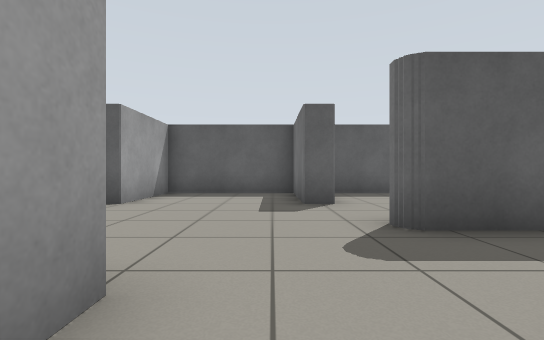
[1] (above)

23 first-person views from a walk through a robot-simulator world made for Gazebo. The camera is 0.68 m above the floor, looks level and sees 85° across. The floor is counted in squares, 1 m on a side. Each view is taken from the middle of a square. On the plan, view 1 faces up. The plan holds only what a view shows up to about 10 squares ahead; the rest is blank.

[2]
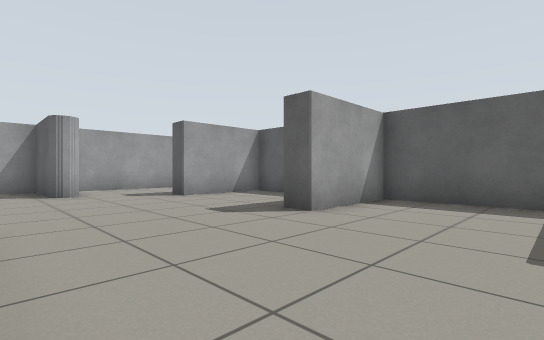

[3]
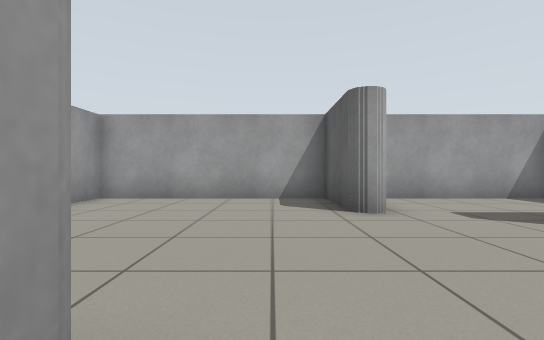

[4]
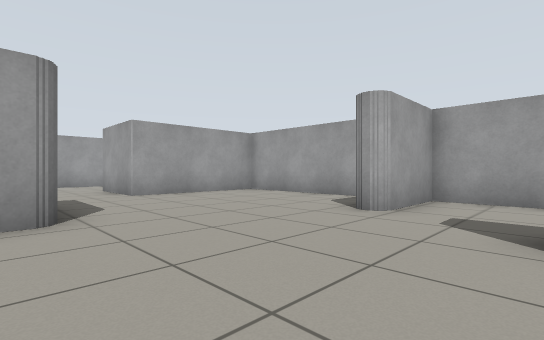

[5]
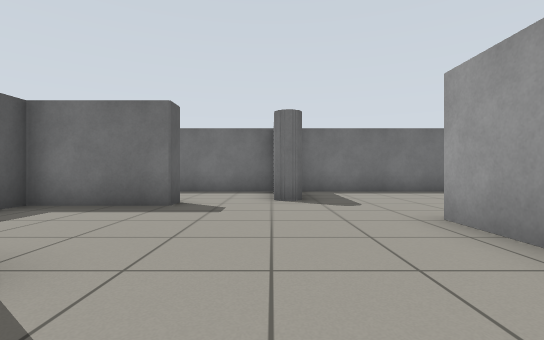

[6]
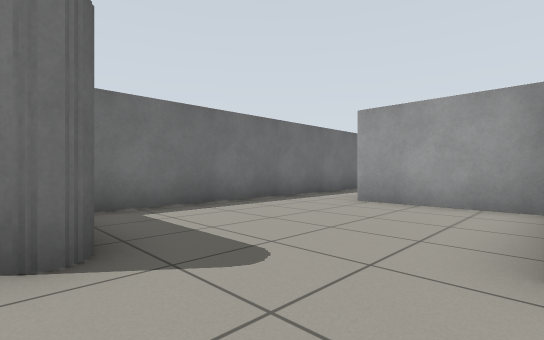

[7]
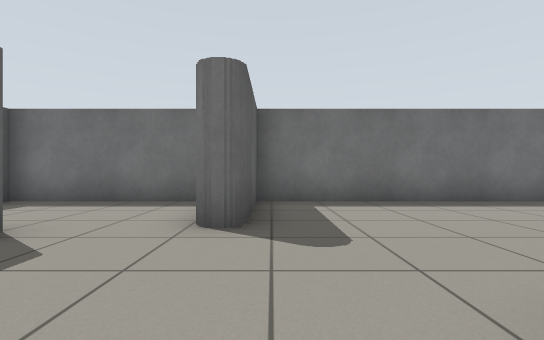

[8]
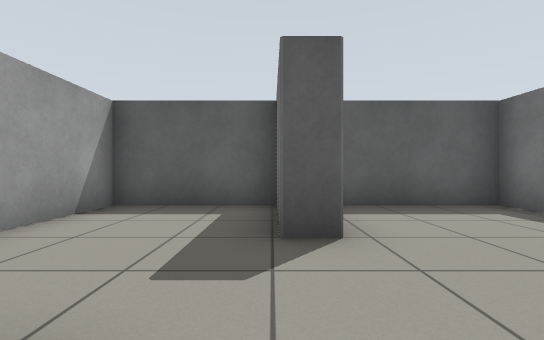

[9]
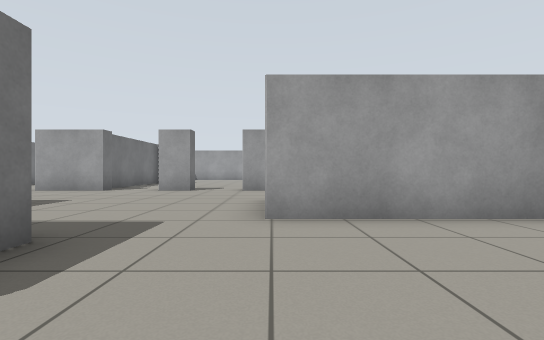

[10]
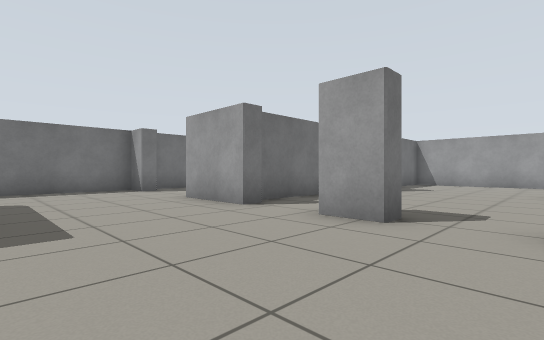

[11]
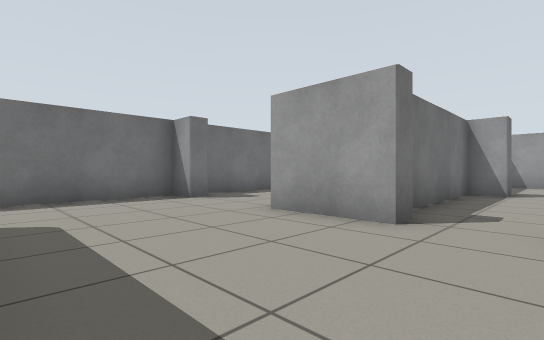

[12]
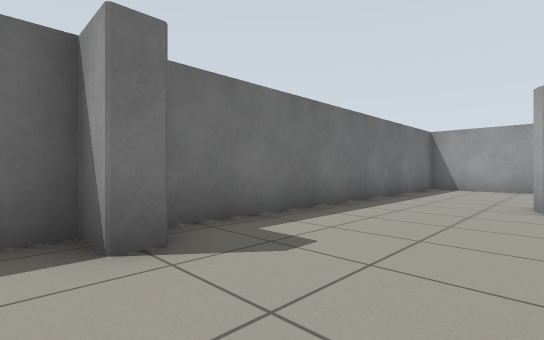

[13]
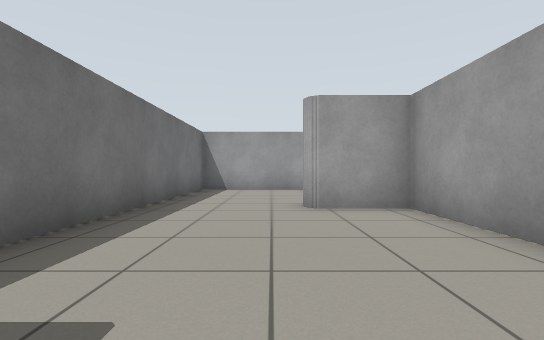

[14]
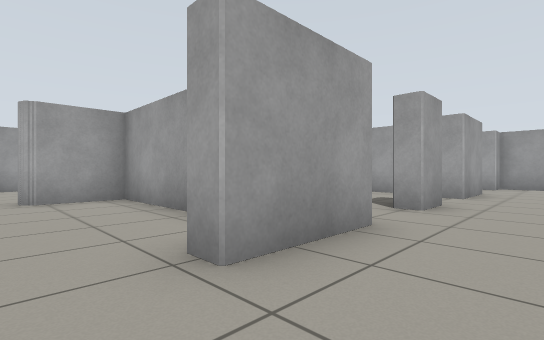

[15]
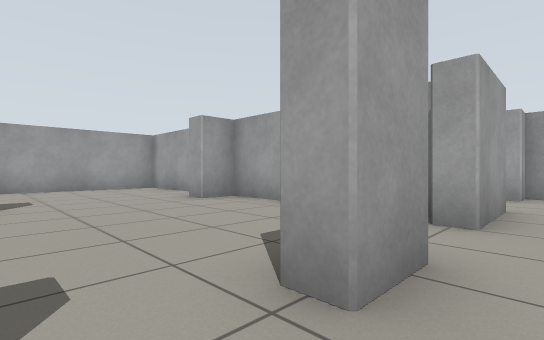

[16]
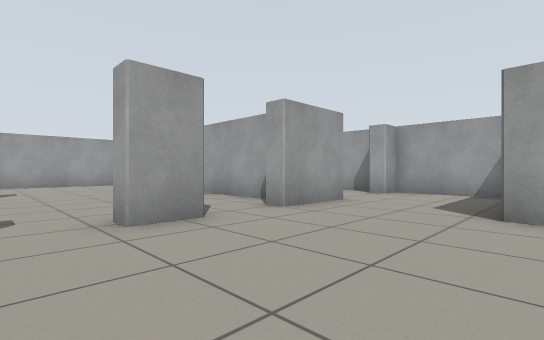

[17]
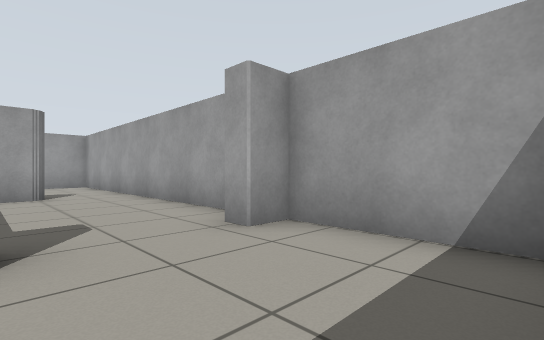

[18]
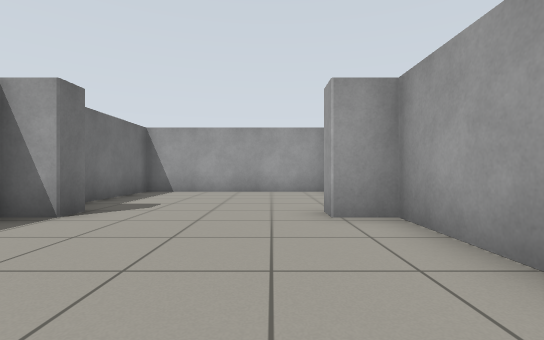

[19]
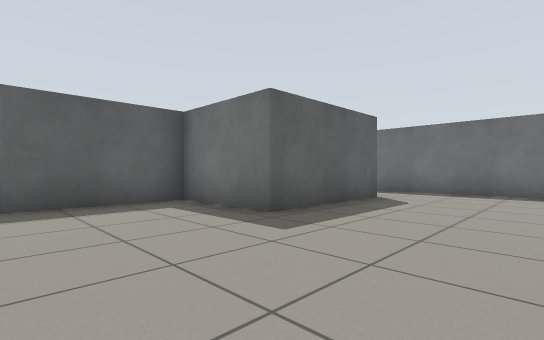

[20]
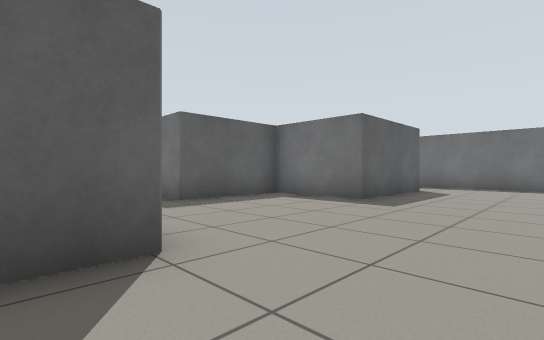

[21]
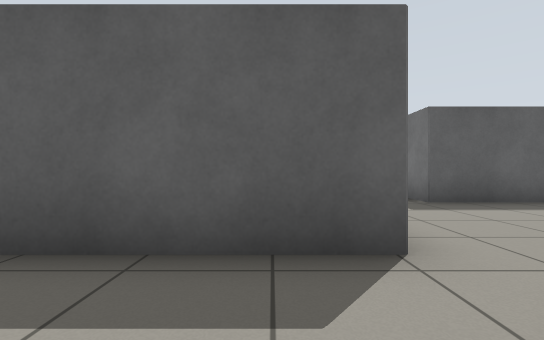

[22]
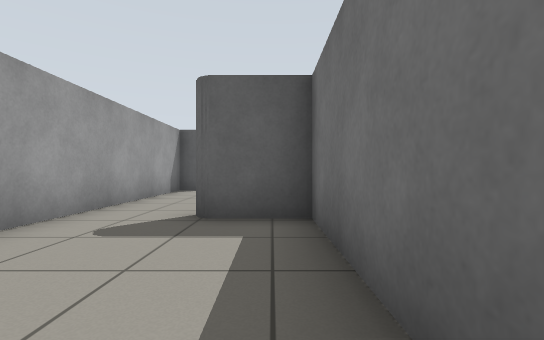

[23]
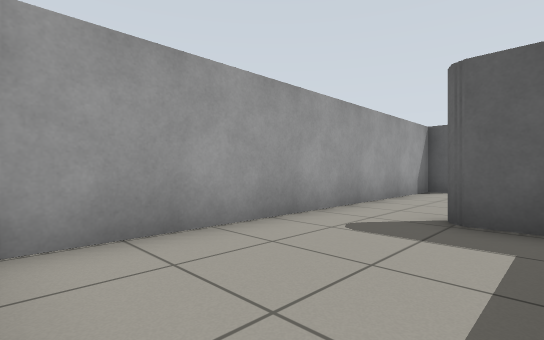

### Floor plan
Ten units are one square. View 1 is at (0, 0); x grows to the right and y downward. Boxes are objects, and circles mark ways between rooms. Rooms are numbered by the first view taken in them; rooms with no view inside come last. Other rooms are left out.
<svg viewBox="-115 -92 164 279">
<path fill="none" stroke="#000" d="M-25 -16 -9 -16 -9 -9M-48 -14 -45 -16 -41 -16M-47 8 -47 -1M15 -35 15 -38M-37 -78 -37 -87 -73 -87 -73 -59 -80 -59M12 -59 6 -59 6 -87 -30 -87 -30 -59 -36 -59M-8 21 24 21M-88 -33 -110 -33 -110 21 -68 21M-89 -39 -86 -36 -87 -35 -87 -35M44 35 44 -33 17 -33 14 -36 17 -40M-5 104 -5 132 14 132M-16 82 -16 77 8 77 8 82M-44 82 -44 77 -33 77 -33 82M-20 139 -20 132 -11 132 -11 85M-68 84 -68 132 -59 132 -59 139M35 82 35 77 44 77 44 35M-81 77 -60 77 -60 82M-68 155 -68 164M21 36 -16 36 -16 8 -47 8M-92 135 -89 132 -82 132M10 182 39 182M-68 21 -68 46 -102 46M-66 182 -11 182 -11 151M44 180 44 86M-110 51 -110 77 -103 77 -103 82 -110 82 -110 134M-74 175 -74 139 -90 139M-110 134 -110 179M44 -39 44 -87 18 -87M-79 -62 -79 -76M-79 -87 -110 -87 -110 -39 -89 -39"/>
<circle cx="-55" cy="10" r="3" fill="#2a7"/>
<circle cx="35" cy="25" r="3" fill="#2a7"/>
<circle cx="20" cy="-50" r="3" fill="#2a7"/>
<circle cx="-90" cy="-50" r="3" fill="#2a7"/>
<circle cx="-100" cy="140" r="3" fill="#2a7"/>
<text x="-30" y="-30">1</text>
<text x="-20" y="100">2</text>
<text x="-90" y="160">3</text>
<text x="30" y="-70">4</text>
<text x="-100" y="-70">5</text>
</svg>
Room 1 opens to room 2. Room 1 opens to room 4. Room 1 opens to room 5. Room 2 opens to room 3.

Where each view was taken, in squares from view 1:
view 1: 0 up, 0 right, facing up
view 2: 2 up, 0 right, facing up-left
view 3: 2 up, 4 left, facing left
view 4: 6 up, 4 left, facing down-left
view 5: 4 up, 5 left, facing right
view 6: 4 up, 1 left, facing down-right
view 7: 3 up, 2 left, facing right
view 8: 3 up, 8 left, facing up
view 9: 2 up, 7 left, facing down
view 10: 4 down, 6 left, facing down-right
view 11: 4 down, 3 left, facing down-right
view 12: 7 down, 1 right, facing down-right
view 13: 8 down, 2 right, facing down
view 14: 6 down, 2 right, facing down-left
view 15: 7 down, 2 left, facing down-left
view 16: 4 down, 2 left, facing down-left
view 17: 5 down, 8 left, facing down-left
view 18: 9 down, 5 left, facing down
view 19: 7 down, 5 left, facing up-right
view 20: 7 down, 8 left, facing up-right
view 21: 7 down, 8 left, facing up
view 22: 18 down, 8 left, facing up
view 23: 18 down, 8 left, facing up-left
